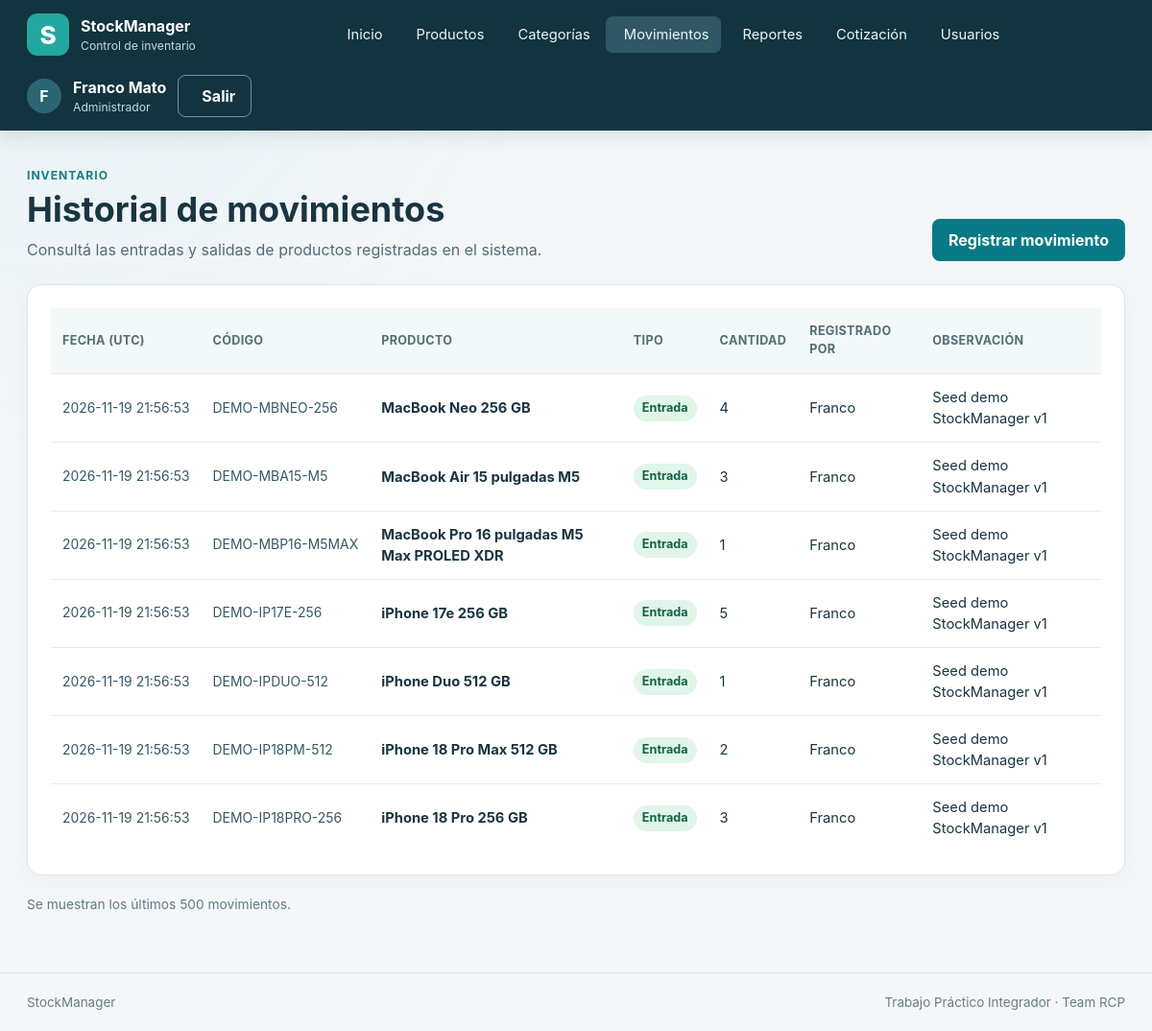
The app's page /movimientos/ (signed in), older data.
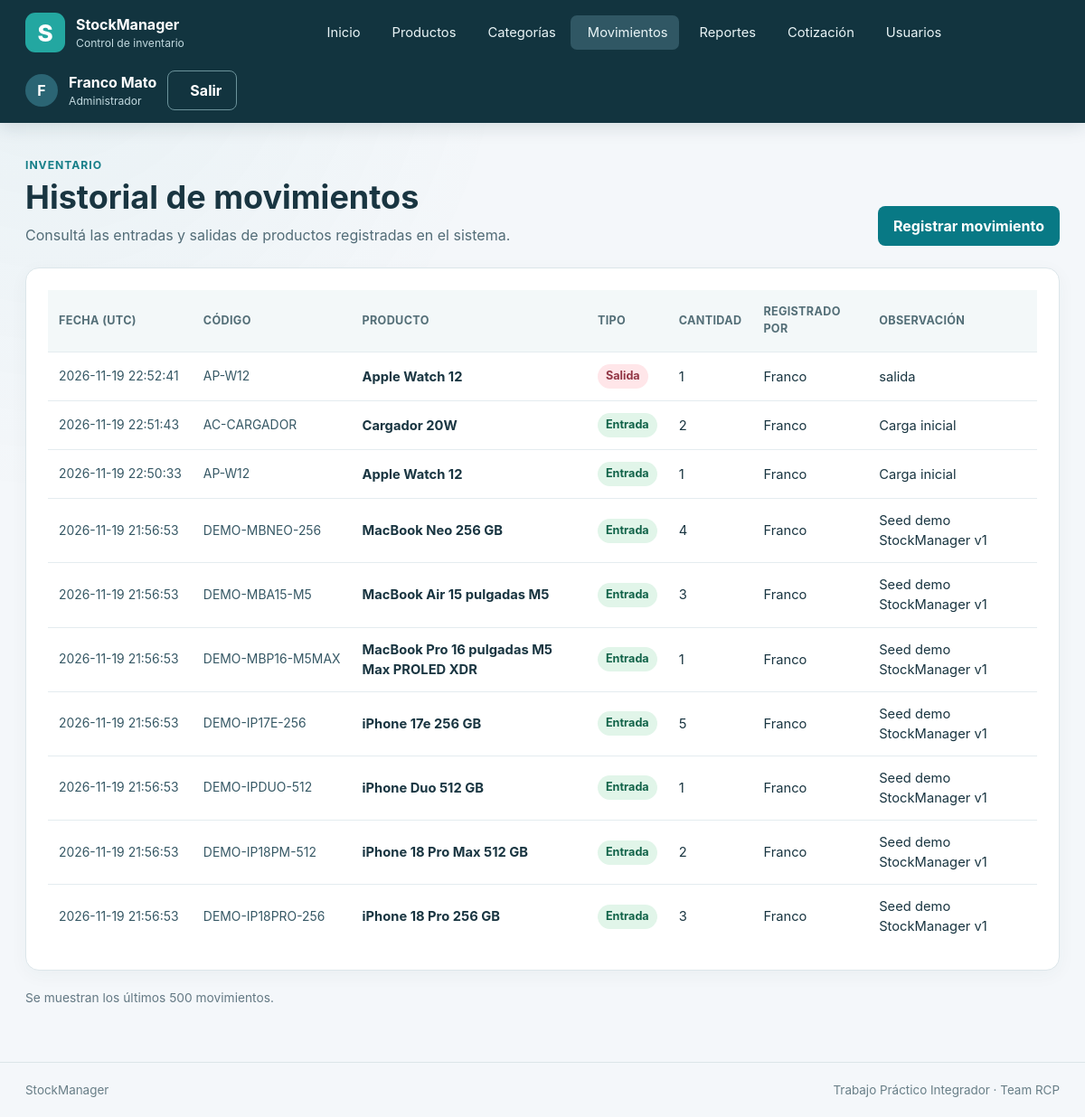
The same page, newer data.
### app/models.py (models this page shows)
class Usuario(db.Model):
    __tablename__ = "usuarios"
    __table_args__ = (
        db.Index(
            "idx_usuarios_correo_google",
            "correo_google",
            unique=True,
            sqlite_where=db.text("correo_google IS NOT NULL"),
        ),
        db.Index(
            "idx_usuarios_google_sub",
            "google_sub",
            unique=True,
            sqlite_where=db.text("google_sub IS NOT NULL"),
        ),
    )
    id = db.Column(db.Integer, primary_key=True)
    nombre = db.Column(db.Text, nullable=False)
    usuario = db.Column(db.Text, nullable=False, unique=True)
    password_hash = db.Column(db.Text, nullable=False)
    correo_google = db.Column(db.Text(collation="NOCASE"))
    google_sub = db.Column(db.Text)
    rol_id = db.Column(db.Integer, db.ForeignKey("roles.id", ondelete="RESTRICT"), nullable=False)
    activo = db.Column(db.Integer, nullable=False, default=1)
    creado_en = db.Column(db.Text, nullable=False, server_default=db.text("(strftime('%Y-%m-%dT%H:%M:%fZ', 'now'))"))
    rol = db.relationship("Rol")

class Rol(db.Model):
    __tablename__ = "roles"
    id = db.Column(db.Integer, primary_key=True)
    nombre = db.Column(db.Text, nullable=False, unique=True)
    descripcion = db.Column(db.Text, nullable=False)

class MovimientoStock(db.Model):
    __tablename__ = "movimientos_stock"
    id = db.Column(db.Integer, primary_key=True)
    producto_id = db.Column(db.Integer, db.ForeignKey("productos.id", ondelete="RESTRICT"), nullable=False)
    usuario_id = db.Column(db.Integer, db.ForeignKey("usuarios.id", ondelete="RESTRICT"), nullable=False)
    tipo = db.Column(db.Text, nullable=False)
    cantidad = db.Column(db.Integer, nullable=False)
    observacion = db.Column(db.Text)
    creado_en = db.Column(db.Text, nullable=False, server_default=db.text("(strftime('%Y-%m-%dT%H:%M:%fZ', 'now'))"))
    producto = db.relationship("Producto")
    usuario = db.relationship("Usuario")

class Producto(db.Model):
    __tablename__ = "productos"
    id = db.Column(db.Integer, primary_key=True)
    codigo = db.Column(db.Text, nullable=False, unique=True)
    nombre = db.Column(db.Text, nullable=False)
    descripcion = db.Column(db.Text)
    imagen = db.Column(db.Text)
    categoria_id = db.Column(db.Integer, db.ForeignKey("categorias.id", ondelete="RESTRICT"), nullable=False)
    precio_centavos = db.Column(db.Integer, nullable=False)
    stock_minimo = db.Column(db.Integer, nullable=False, default=0)
    activo = db.Column(db.Integer, nullable=False, default=1)
    creado_en = db.Column(db.Text, nullable=False, server_default=db.text("(strftime('%Y-%m-%dT%H:%M:%fZ', 'now'))"))
    actualizado_en = db.Column(db.Text, nullable=False, server_default=db.text("(strftime('%Y-%m-%dT%H:%M:%fZ', 'now'))"))
    categoria = db.relationship("Categoria")

### app/movimientos/routes.py (the view)
@bp.get("/")
@login_requerido
def listar():
    movimientos = db.session.execute(text("""
        SELECT * FROM vw_reporte_movimientos ORDER BY fecha DESC, movimiento_id DESC LIMIT 500
    """)).mappings().all()
    return render_template("movimientos/lista.html", movimientos=movimientos)

### app/security.py (called while the page is built)
def csrf_token() -> str:
    if "csrf_token" not in session:
        session["csrf_token"] = secrets.token_urlsafe(32)
    return session["csrf_token"]

def validar_csrf() -> None:
    if request.method in {"POST", "PUT", "PATCH", "DELETE"}:
        actual = session.get("csrf_token", "")
        recibido = request.form.get("csrf_token", "")
        if not actual or not recibido or not hmac.compare_digest(actual, recibido):
            abort(400, description="Token CSRF inválido. Volvé a cargar el formulario.")

def login_requerido(func):
    @wraps(func)
    def wrapper(*args, **kwargs):
        if g.usuario is None:
            return redirect(url_for("auth.login"))
        return func(*args, **kwargs)
    return wrapper

### app/templates/movimientos/lista.html (shortened to what this page needs)
{% extends 'base.html' %}
{% block contenido %}
<section class="page-heading">
  <div>
    <p class="eyebrow">Inventario</p>
    <h1>Historial de movimientos</h1>
    <p class="page-lead">Consultá las entradas y salidas de productos registradas en el sistema.</p>
  </div>
  {% if g.usuario.rol.nombre in ['administrador', 'encargado'] %}
  <a class="button button--primary" href="{{ url_for('movimientos.nuevo') }}">Registrar movimiento</a>
  {% endif %}
</section>
<section class="panel table-wrap">
  <table>
    <thead>
      <tr>
        <th>Fecha (UTC)</th>
        <th>Código</th>
        <th>Producto</th>
        <th>Tipo</th>
        <th>Cantidad</th>
        <th>Registrado por</th>
        <th>Observación</th>
      </tr>
    </thead>
    <tbody>
      {% for movimiento in movimientos %}
      <tr>
        <td class="cell-code">{{ movimiento.fecha[:19]|replace('T', ' ') }}</td>
        <td class="cell-code">{{ movimiento.codigo_producto }}</td>
        <td class="cell-primary">{{ movimiento.producto }}</td>
        <td>
          <span class="status-badge {{ 'status-badge--active' if movimiento.tipo == 'ENTRADA' else 'status-badge--inactive' }}">
            {{ 'Entrada' if movimiento.tipo == 'ENTRADA' else 'Salida' }}
          </span>
        </td>
        <td>{{ movimiento.cantidad }}</td>
        <td>{{ movimiento.registrado_por }}</td>
        <td>{{ movimiento.observacion or '—' }}</td>
      </tr>
      {% else %}
      <tr>
        <td colspan="7"><div class="empty-state"><p>Todavía no se registraron movimientos de stock.</p></div></td>
      </tr>
      {% endfor %}
    </tbody>
  </table>
</section>
<p class="helper-text">Se muestran los últimos 500 movimientos.</p>
{% endblock %}

### app/templates/base.html (shortened to what this page needs)
<!doctype html>
<html lang="es-AR">
<head>
  <link rel="stylesheet" href="{{ url_for('static', filename='css/styles.css') }}">
  <link rel="stylesheet" href="{{ url_for('static', filename='vendor/fontawesome/css/solid.min.css') }}">
  <link rel="stylesheet" href="{{ url_for('static', filename='vendor/sweetalert2/sweetalert2.min.css') }}">
</head>
<body>
  <header class="site-header">
    <div class="header-inner">
      <a class="brand" href="{{ url_for('main.inicio') }}" aria-label="StockManager, ir al inicio">
        <span class="brand-mark" aria-hidden="true">S</span>
        <span class="brand-copy">
          <strong>StockManager</strong>
          <small>Control de inventario</small>
        </span>
      </a>
      {% if g.usuario %}
      <nav class="main-nav" aria-label="Menú principal">
        <a href="{{ url_for('main.inicio') }}" ><span>Inicio</span></a>
        <a href="{{ url_for('productos.listar') }}" ><span>Productos</span></a>
        <a href="{{ url_for('categorias.listar') }}" ><span>Categorías</span></a>
        <a href="{{ url_for('movimientos.listar') }}" {% if request.endpoint and
          request.endpoint.startswith('movimientos.') %}aria-current="page" {% endif %}><span>Movimientos</span></a>
        <a href="{{ url_for('reportes.inicio') }}" ><span>Reportes</span></a>
        {% if g.usuario.rol.nombre == 'administrador' %}
        <a href="{{ url_for('cotizaciones.inicio') }}"><span>Cotización</span></a>
        <a href="{{ url_for('usuarios.listar') }}" ><span>Usuarios</span></a>
        {% endif %}
      </nav>
      <div class="user-menu">
        <span class="user-avatar" aria-hidden="true">{{ g.usuario.nombre[:1]|upper }}</span>
        <span class="user-details">
          <strong>{{ g.usuario.nombre }}</strong>
          <small>{{ g.usuario.rol.nombre|capitalize }}</small>
        </span>
        <form method="post" action="{{ url_for('auth.logout') }}">
          <button class="button button--quiet" type="submit"><span>Salir</span></button>
        </form>
      </div>
      {% endif %}
    </div>
  </header>
  <main class="page-shell">
    {% block contenido %}{% endblock %}
  </main>
  <footer class="site-footer">
    <span>StockManager</span>
    <span>Trabajo Práctico Integrador · Team RCP</span>
  </footer>
</body>
</html>

### app/static/css/styles.css (style rules this page uses)
:root { font-family: system-ui, -apple-system, "Segoe UI", sans-serif; color: #1d3340; background: #f3f7f8; line-height: 1.5; }
* { box-sizing: border-box; }
body { margin: 0; min-height: 100vh; }
a { color: #0a6579; }
button, input, select, textarea { font: inherit; }
button, .button { cursor: pointer; }
.site-header { background: #143743; color: #fff; }
.header-inner { max-width: 1280px; margin: auto; padding: 14px 28px; display: flex; align-items: center; flex-wrap: wrap; gap: 20px; }
.brand { display: inline-flex; align-items: center; gap: 12px; color: inherit; text-decoration: none; }
.brand-mark, .login-aside-mark { display: inline-grid; place-items: center; background: #23a7a1; color: #fff; font-weight: 800; border-radius: 11px; }
.brand-mark { width: 44px; height: 44px; font-size: 26px; }
.brand-copy, .user-details { display: flex; flex-direction: column; }
.brand-copy small, .user-details small { color: #c1d9df; font-size: 0.76rem; }
.main-nav { display: flex; flex-wrap: wrap; align-items: center; gap: 4px; margin: 0 auto; }
.main-nav a { color: #eaf5f7; padding: 8px 12px; border-radius: 7px; text-decoration: none; font-size: 0.92rem; }
.main-nav a:hover, .main-nav a[aria-current="page"] { background: #305764; }
.user-menu { display: flex; align-items: center; gap: 12px; }
.user-avatar { display: grid; place-items: center; width: 36px; height: 36px; border-radius: 50%; background: #2b6574; font-weight: 700; }
.page-shell { max-width: 1220px; min-height: calc(100vh - 155px); margin: 0 auto; padding: 34px 28px 45px; }
.site-footer { max-width: 1220px; margin: auto; padding: 20px 28px; display: flex; justify-content: space-between; gap: 16px; color: #687e87; font-size: 0.84rem; border-top: 1px solid #dce6e9; }
.page-heading { display: flex; justify-content: space-between; align-items: flex-end; flex-wrap: wrap; gap: 18px; margin-bottom: 24px; }
.page-heading h1 { font-size: clamp(1.65rem, 3vw, 2.25rem); line-height: 1.2; margin: 3px 0 8px; }
.page-lead { margin: 0; color: #526c77; }
.eyebrow { margin: 0 0 5px; color: #157e88; font-weight: 700; font-size: 0.76rem; letter-spacing: 0.08em; text-transform: uppercase; }
.button { display: inline-flex; justify-content: center; align-items: center; gap: 8px; min-height: 40px; padding: 9px 16px; border-radius: 8px; border: 1px solid transparent; text-decoration: none; font-weight: 650; white-space: nowrap; }
.button--primary { background: #087985; color: #fff; }
.button--quiet { color: #fff; background: transparent; border-color: #6c939b; }
.panel, .stat-card, .login-card { background: #fff; border: 1px solid #dae6e9; border-radius: 12px; box-shadow: 0 3px 12px rgba(23, 63, 74, 0.04); }
.panel { padding: 24px; margin-bottom: 20px; }
.table-wrap { overflow-x: auto; }
.table-wrap table { width: 100%; border-collapse: collapse; text-align: left; }
th { color: #536e77; font-size: 0.79rem; text-transform: uppercase; letter-spacing: 0.025em; background: #f3f8f9; }
th, td { padding: 13px 12px; border-bottom: 1px solid #e4ecef; vertical-align: middle; }
tr:last-child td { border-bottom: none; }
td { font-size: 0.92rem; }
.cell-code { font-size: 0.87rem; color: #365865; white-space: nowrap; }
.cell-primary { font-weight: 650; }
.stat-foot, .helper-text { color: #647984; font-size: 0.86rem; }
.helper-text { margin: 10px 0 15px; }
.stock-badge, .status-badge { display: inline-block; padding: 4px 9px; border-radius: 100px; font-size: 0.79rem; font-weight: 700; white-space: nowrap; }
.stock-badge--normal, .status-badge--active { color: #116349; background: #e1f5e9; }
.stock-badge--sin-stock, .status-badge--inactive { color: #923645; background: #ffe6e9; }
:root { color: #193541; background: #f4f7fa; font-family: Inter, ui-sans-serif, system-ui, -apple-system, "Segoe UI", sans-serif; }
body { background: radial-gradient(ellipse at 5% 0, rgba(31, 143, 149, 0.055), transparent 32rem), #f4f7fa; }
.site-header { background: #12343f; box-shadow: 0 5px 18px rgba(14, 48, 59, 0.13); }
.main-nav a { display: inline-flex; align-items: center; gap: 7px; }
.page-shell { padding-top: 38px; }
.panel, .stat-card, .login-card { border-color: #dce6ea; border-radius: 15px; box-shadow: 0 5px 20px rgba(23, 63, 74, 0.045); }
.button { transition: background-color 140ms ease, border-color 140ms ease, transform 140ms ease; }
table { min-width: 620px; }
th { padding-top: 15px; padding-bottom: 15px; }

Row changes from the older to the newer data that the page shows:
added MovimientoStock: creado_en "2026-11-19 22:52:41", tipo "Salida", observacion "salida"
added Producto: codigo_producto "AP-W12" "AP-W12", producto "Apple Watch 12" "Apple Watch 12"
added MovimientoStock: creado_en "2026-11-19 22:51:43", tipo "Entrada", observacion "Carga inicial"
added Producto: codigo_producto "AC-CARGADOR", producto "Cargador 20W"
added MovimientoStock: creado_en "2026-11-19 22:50:33", tipo "Entrada", observacion "Carga inicial"
Text that changed along with them:
new list line: "1"
new list line: "Franco"
new list line: "2"
